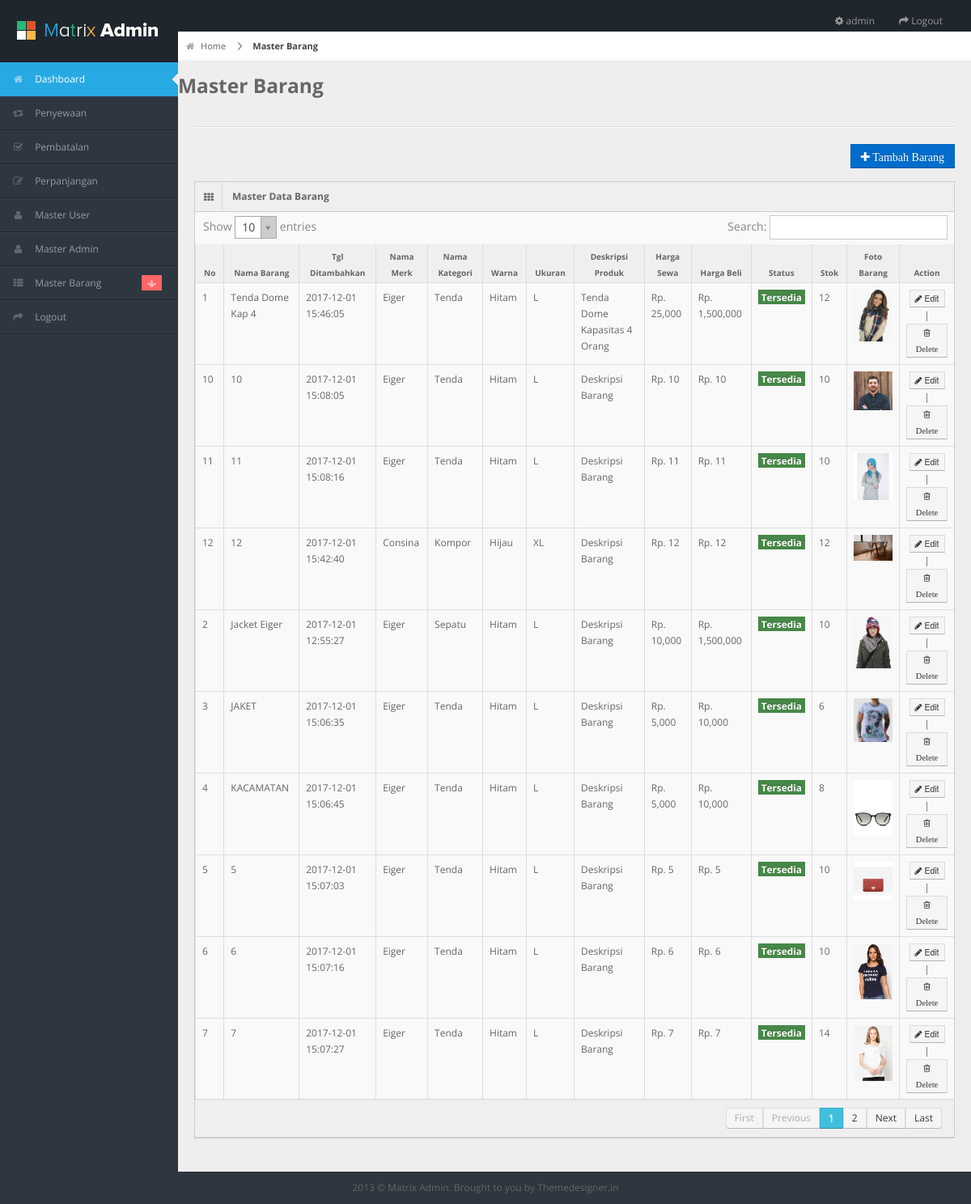
Page /admin/pages/kelola_barang.php (signed in) on the earlier database version.
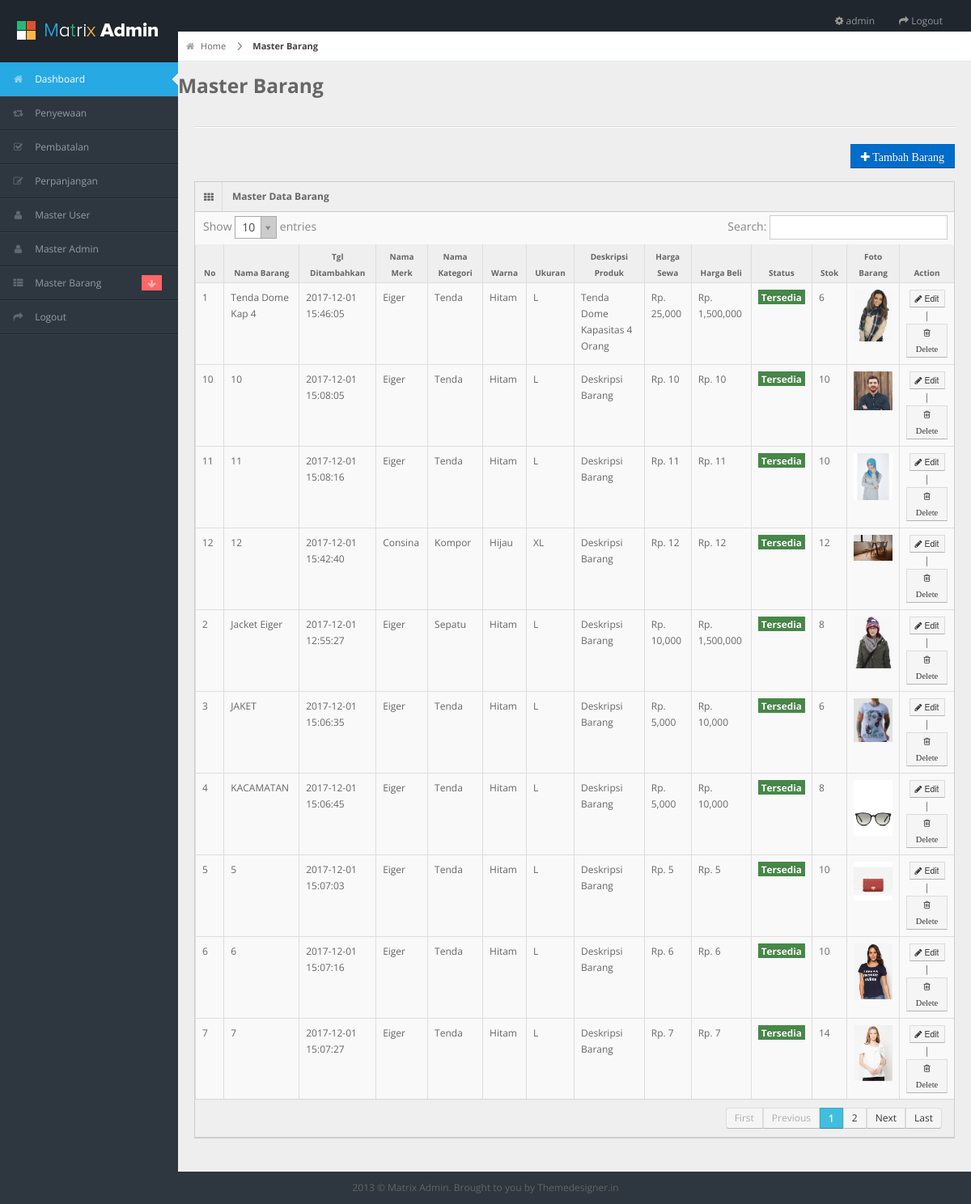
Same page on the later database version.
### tables this page shows
CREATE TABLE IF NOT EXISTS `m_barang` (
  `id_barang` int(11) NOT NULL,
  `nama_barang` varchar(255) DEFAULT NULL,
  `tgl_ditambakan` datetime DEFAULT NULL,
  `id_merk` int(11) DEFAULT NULL,
  `id_kategori` int(11) DEFAULT NULL,
  `id_warna` int(11) DEFAULT NULL,
  `id_ukuran` int(11) DEFAULT NULL,
  `deskripsi` varchar(255) DEFAULT NULL,
  `harga_sewa` int(11) DEFAULT NULL,
  `harga_beli` varchar(255) DEFAULT NULL,
  `stok` int(11) DEFAULT NULL,
  `status` int(11) DEFAULT NULL,
  `foto` varchar(255) DEFAULT NULL
);

CREATE TABLE IF NOT EXISTS `m_merk` (
  `id_merk` int(11) NOT NULL,
  `nama_merk` varchar(255) DEFAULT NULL
);

CREATE TABLE IF NOT EXISTS `m_kategori` (
  `id_kategori` int(11) NOT NULL,
  `nama_kategori` varchar(255) DEFAULT NULL
);

CREATE TABLE IF NOT EXISTS `m_warna` (
  `id_warna` int(11) NOT NULL,
  `nama_warna` varchar(255) DEFAULT NULL
);

CREATE TABLE IF NOT EXISTS `m_ukuran` (
  `id_ukuran` int(11) NOT NULL,
  `nama_ukuran` varchar(255) DEFAULT NULL
);

### admin/pages/kelola_barang.php (the view, shortened to what this page needs)
<?php include 'header.php'; ?>
<?php include 'nav.php'; ?>
<div id="content">
	<div id="content-header">
		<div id="breadcrumb"> <a href="#" title="Go to Home" class="tip-bottom"><i class="icon-home"></i> Home</a> <a href="#" class="current">Master Barang</a> </div>
		<h3>Master Barang</h3>
	</div>
	<div class="container-fluid">
		<hr>
		<div class="row-fluid">
			<div class="row">
				<div class="pull-right">
					<a href="tambah_barang.php">
						<button class="btn btn-primary"> <i class="icon-plus"> Tambah Barang</i>
						</button></a>
					</div>
				</div>
				<div class="widget-box">
					<div class="widget-title"> <span class="icon"><i class="icon-th"></i></span>
						<h5>Master Data Barang</h5>
					</div>
					<div class="widget-content nopadding">
						<table class="table table-bordered data-table">
							<thead>
								<tr>
									<th>No</th>
									<th>Nama Barang</th>
									<th>Tgl Ditambahkan</th>
									<th>Nama Merk</th>
									<th>Nama Kategori</th>
									<th>Warna</th>
									<th>Ukuran</th>
									<th>Deskripsi Produk</th>
									<th>Harga Sewa</th>
									<th>Harga Beli</th>
									<th>Status</th>
									<th>Stok</th>
									<th>Foto Barang</th>
									<th>Action</th>
								</tr>
							</thead>
							<tbody>
								<?php
								$no=1;
								$sql = mysql_query("SELECT
									m_barang.id_barang,
									m_barang.nama_barang,
									m_barang.tgl_ditambakan,
									m_barang.deskripsi,
									m_barang.harga_sewa,
									m_barang.harga_beli,
									m_barang.stok,
									m_barang.status,
									m_kategori.nama_kategori,
									m_merk.nama_merk,
									m_ukuran.nama_ukuran,
									m_warna.nama_warna,
									m_barang.foto
									FROM
									m_barang ,
									m_kategori ,
									m_merk ,
									m_ukuran ,
									m_warna
									WHERE
									m_barang.id_merk = m_merk.id_merk AND
									m_barang.id_kategori = m_kategori.id_kategori AND
									m_barang.id_ukuran = m_ukuran.id_ukuran AND
									m_barang.id_warna = m_warna.id_warna
									");
								while($row = mysql_fetch_array($sql)){
									if($row['status']==1){
										$status = '<span class="label label-success"> Tersedia </span>';
									}else{
										$status = '<span class="label label-danger"> Tidak Tersedia </span>';
									}
									?>
									<tr>
										<form action="" method="POST">
											<td><?php echo $no; ?></td>
											<td><?php echo $row['nama_barang']; ?></td>
											<td><?php echo $row['tgl_ditambakan']; ?></td>
											<td><?php echo $row['nama_merk']; ?></td>
											<td><?php echo $row['nama_kategori']; ?></td>
											<td><?php echo $row['nama_warna']; ?></td>
											<td><?php echo $row['nama_ukuran']; ?></td>
											<td><?php echo $row['deskripsi']; ?></td>
											<td>Rp. <?php echo number_format($row['harga_sewa']); ?></td>
											<td>Rp. <?php echo number_format($row['harga_beli']); ?></td>
											<td><?php echo $status; ?></td>
											<td><?php echo $row['stok']; ?></td>
											<td><img src="../img/<?php echo $row['foto']; ?>" width="100" height="100"></td>
											<td style="text-align: center;">
												<a href="edit_barang.php?id_barang=<?php echo $row['id_barang']; ?>">
													<button type="button" class="btn btn-mini btn-default">
														<i class="icon-pencil"></i> Edit</button></a> |
														<button type="submit" name="delete" class="btn btn-mini btn-default"> <i class="icon-trash"> Delete </i></button>
													</td>
												</form>
											</tr>
											<?php
											$no++;
										} ?>
										</tbody>
									</table>
								</div>
							</div>
						</div>
					</div>
				</div>
				<?php include 'footer.php'; ?>

Differences in the rows shown:
changed m_barang "Tenda Dome Kap 4": stok "12" → "6"
changed m_barang "Jacket Eiger": stok "10" → "8"
